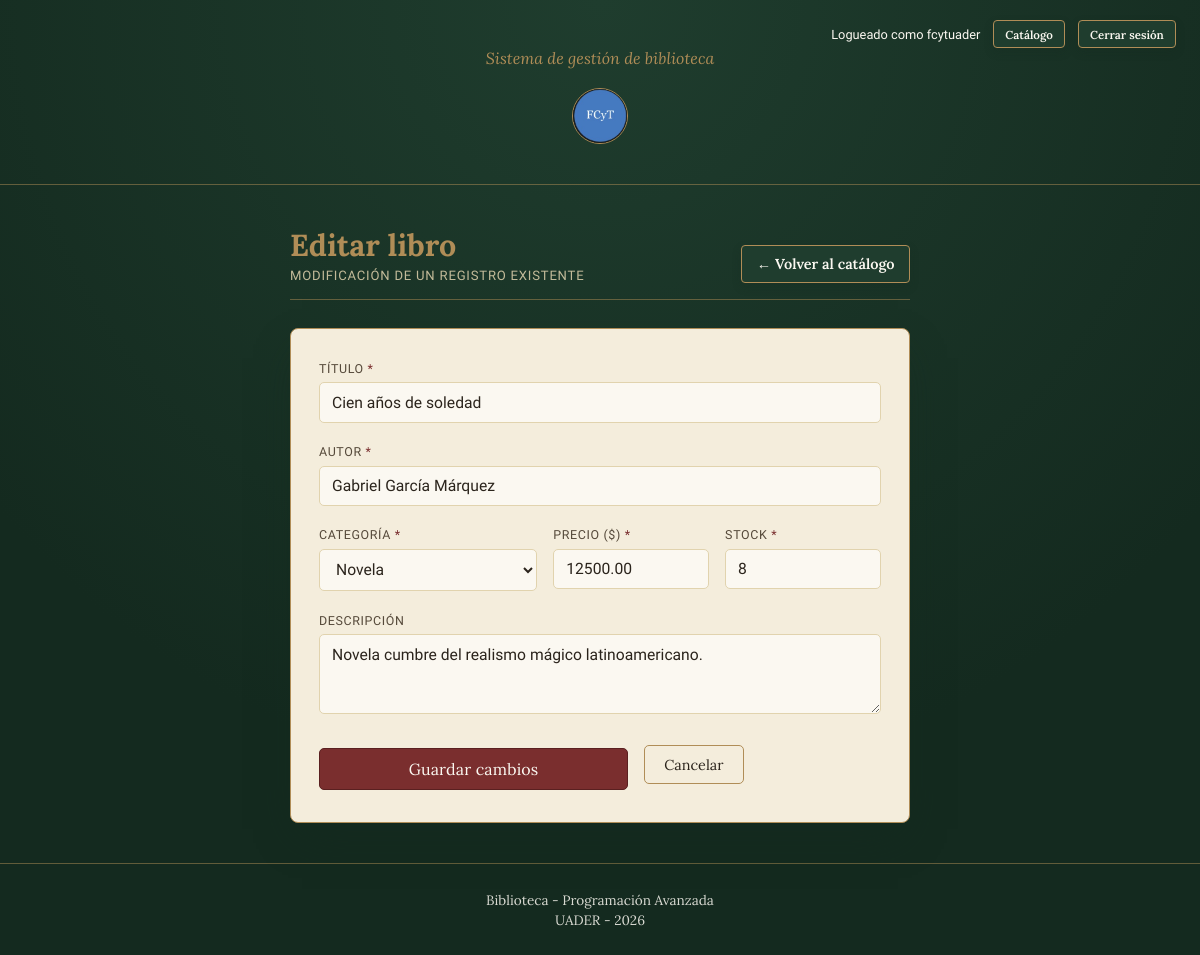
The page /libro_formulario.php?id=1 (signed in) on the database its author committed.
### tables this page shows
CREATE TABLE productos (
    id           INT UNSIGNED NOT NULL AUTO_INCREMENT,
    nombre       VARCHAR(150)  NOT NULL,                
    autor        VARCHAR(120)  NOT NULL DEFAULT '',
    descripcion  TEXT          NULL,
    precio       DECIMAL(10,2) NOT NULL DEFAULT 0.00,
    stock        INT           NOT NULL DEFAULT 0,
    categoria    VARCHAR(80)   NOT NULL DEFAULT '',
    activo       TINYINT(1)    NOT NULL DEFAULT 1,
    creado_en    TIMESTAMP     NOT NULL DEFAULT CURRENT_TIMESTAMP,
    PRIMARY KEY (id),
    KEY idx_productos_nombre    (nombre),
    KEY idx_productos_categoria (categoria)
);

### modelos/Libro.php (called while the page is built, shortened)
<?php
class Libro
{
    private PDO $pdo;
    public function __construct(PDO $pdo)
    {
        $this->pdo = $pdo;
    }
    public function buscarPorId(int $id): ?array
    {
        $sentencia = $this->pdo->prepare(
            'SELECT id, nombre, autor, descripcion, precio, stock, categoria, activo, creado_en
               FROM productos
              WHERE id = :id
              LIMIT 1'
        );
        $sentencia->bindValue(':id', $id, PDO::PARAM_INT);
        $sentencia->execute();
        $fila = $sentencia->fetch();
        return $fila === false ? null : $fila;
    }
}

### php/auth.php (called while the page is built, shortened)
<?php
function escapar(?string $texto): string
{
    return htmlspecialchars((string) $texto, ENT_QUOTES, 'UTF-8');
}

### libro_formulario.php (the view, shortened to what this page needs)
<?php
require_once __DIR__ . '/php/auth.php';
require_once __DIR__ . '/config/database.php';
require_once __DIR__ . '/modelos/Libro.php';
$id       = (int) ($_GET['id'] ?? 0);
$esEdicion = $id > 0;
$libro = [
    'id'          => 0,
    'nombre'      => '',
    'autor'       => '',
    'descripcion' => '',
    'precio'      => '',
    'stock'       => '',
    'categoria'   => '',
];
if ($esEdicion) {
    try {
        $pdo    = conectarBD();
        $modelo = new Libro($pdo);
        $registro = $modelo->buscarPorId($id);
        $libro = [
            'id'          => (int) $registro['id'],
            'nombre'      => $registro['nombre'],
            'autor'       => $registro['autor'],
            'descripcion' => $registro['descripcion'],
            'precio'      => $registro['precio'],
            'stock'       => $registro['stock'],
            'categoria'   => $registro['categoria'],
        ];
    } catch (PDOException $e) {
        error_log('[Libro formulario] Error de consulta: ' . $e->getMessage());
        $errorPagina = MENSAJE_ERROR_CONEXION;
    }
}
?>
<!DOCTYPE html>
<html lang="es">
<head>
  <link rel="stylesheet" href="css/style.css?v=<?php echo filemtime(__DIR__ . '/css/style.css'); ?>">
</head>
<body>
<?php include __DIR__ . '/php/header.php'; ?>
<main>
  <section class="abm abm--form">
    <div class="abm__barra">
      <div>
        <h1 class="abm__titulo"><?php echo $esEdicion ? 'Editar libro' : 'Nuevo libro'; ?></h1>
        <p class="abm__subtitulo"><?php echo $esEdicion ? 'Modificación de un registro existente' : 'Alta de un nuevo registro'; ?></p>
      </div>
      <a href="libros.php" class="btn-login btn-login--compact">&larr; Volver al catálogo</a>
    </div>
    <form action="libro_guardar.php" method="post" class="form-abm" novalidate>
      <div class="campo">
        <label for="nombre">Título <span class="req">*</span></label>
        <input type="text" id="nombre" name="nombre" maxlength="150" required
               value="<?php echo escapar($libro['nombre']); ?>">
      </div>
      <div class="campo">
        <label for="autor">Autor <span class="req">*</span></label>
        <input type="text" id="autor" name="autor" maxlength="120" required
               value="<?php echo escapar($libro['autor']); ?>">
      </div>
      <div class="campo-doble">
        <div class="campo">
          <label for="categoria">Categoría <span class="req">*</span></label>
          <select id="categoria" name="categoria" required>
            <?php foreach (Libro::CATEGORIAS as $categoria) : ?>
              <option value="<?php echo escapar($categoria); ?>"
                <?php echo $libro['categoria'] === $categoria ? 'selected' : ''; ?>>
                <?php echo escapar($categoria); ?>
              </option>
            <?php endforeach; ?>
          </select>
        </div>
        <div class="campo">
          <label for="precio">Precio ($) <span class="req">*</span></label>
          <input type="number" id="precio" name="precio" min="0" step="0.01" required
                 value="<?php echo escapar((string) $libro['precio']); ?>">
        </div>
        <div class="campo">
          <label for="stock">Stock <span class="req">*</span></label>
          <input type="number" id="stock" name="stock" min="0" step="1" required
                 value="<?php echo escapar((string) $libro['stock']); ?>">
        </div>
      </div>
      <div class="campo">
        <label for="descripcion">Descripción</label>
        <textarea id="descripcion" name="descripcion" rows="3"><?php echo escapar($libro['descripcion']); ?></textarea>
      </div>
      <div class="form-abm__acciones">
        <button type="submit"><?php echo $esEdicion ? 'Guardar cambios' : 'Dar de alta'; ?></button>
        <a href="libros.php" class="btn-cancelar">Cancelar</a>
      </div>
    </form>
  </section>
</main>
<?php include __DIR__ . '/php/footer.php'; ?>
</body>
</html>

### rows shown on the page
productos: nombre "Cien años de soledad", autor "Gabriel García Márquez", precio "12500.00", stock "8", descripcion "Novela cumbre del realismo mágico latinoamericano."

### other values the page prints
$_SESSION['usuario'] "fcytuader"
form field categoria "Novela"
